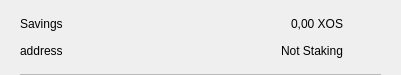
<?xml version="1.0" encoding="UTF-8"?>
<ui version="4.0">
 <class>CSRow</class>
 <widget class="QWidget" name="CSRow">
  <property name="geometry">
   <rect>
    <x>0</x>
    <y>0</y>
    <width>401</width>
    <height>75</height>
   </rect>
  </property>
  <property name="windowTitle">
   <string>Form</string>
  </property>
  <layout class="QVBoxLayout" name="verticalLayout">
   <property name="spacing">
    <number>0</number>
   </property>
   <property name="leftMargin">
    <number>20</number>
   </property>
   <property name="topMargin">
    <number>10</number>
   </property>
   <property name="rightMargin">
    <number>20</number>
   </property>
   <property name="bottomMargin">
    <number>0</number>
   </property>
   <item>
    <widget class="QWidget" name="info" native="true">
     <property name="minimumSize">
      <size>
       <width>0</width>
       <height>0</height>
      </size>
     </property>
     <layout class="QHBoxLayout" name="horizontalLayout_3">
      <property name="leftMargin">
       <number>0</number>
      </property>
      <property name="topMargin">
       <number>0</number>
      </property>
      <property name="rightMargin">
       <number>0</number>
      </property>
      <property name="bottomMargin">
       <number>10</number>
      </property>
      <item>
       <widget class="QWidget" name="container" native="true">
        <property name="minimumSize">
         <size>
          <width>0</width>
          <height>0</height>
         </size>
        </property>
        <layout class="QVBoxLayout" name="verticalLayout_2">
         <property name="spacing">
          <number>0</number>
         </property>
         <property name="leftMargin">
          <number>0</number>
         </property>
         <property name="topMargin">
          <number>0</number>
         </property>
         <property name="rightMargin">
          <number>0</number>
         </property>
         <property name="bottomMargin">
          <number>0</number>
         </property>
         <item>
          <layout class="QHBoxLayout" name="horizontalLayout">
           <item>
            <widget class="QLabel" name="labelName">
             <property name="text">
              <string>Savings</string>
             </property>
            </widget>
           </item>
           <item>
            <spacer name="horizontalSpacer">
             <property name="orientation">
              <enum>Qt::Horizontal</enum>
             </property>
             <property name="sizeHint" stdset="0">
              <size>
               <width>40</width>
               <height>20</height>
              </size>
             </property>
            </spacer>
           </item>
           <item>
            <widget class="QLabel" name="labelAmount">
             <property name="text">
              <string>0,00 XOS</string>
             </property>
            </widget>
           </item>
          </layout>
         </item>
         <item>
          <layout class="QHBoxLayout" name="horizontalLayout_2">
           <item>
            <widget class="QLabel" name="labelAddress">
             <property name="text">
              <string>address</string>
             </property>
            </widget>
           </item>
           <item>
            <spacer name="horizontalSpacer_2">
             <property name="orientation">
              <enum>Qt::Horizontal</enum>
             </property>
             <property name="sizeHint" stdset="0">
              <size>
               <width>40</width>
               <height>20</height>
              </size>
             </property>
            </spacer>
           </item>
           <item>
            <widget class="QLabel" name="labelStaking">
             <property name="text">
              <string>Not Staking</string>
             </property>
            </widget>
           </item>
          </layout>
         </item>
        </layout>
       </widget>
      </item>
      <item alignment="Qt::AlignHCenter|Qt::AlignVCenter">
       <widget class="QPushButton" name="pushButtonMenu">
        <property name="minimumSize">
         <size>
          <width>24</width>
          <height>24</height>
         </size>
        </property>
        <property name="maximumSize">
         <size>
          <width>32</width>
          <height>32</height>
         </size>
        </property>
        <property name="focusPolicy">
         <enum>Qt::NoFocus</enum>
        </property>
        <property name="styleSheet">
         <string notr="true">border:none; background-color:transparent;</string>
        </property>
        <property name="text">
         <string/>
        </property>
        <property name="icon">
         <iconset>
          <normaloff>://ic-menu-hover</normaloff>://ic-menu-hover</iconset>
        </property>
        <property name="iconSize">
         <size>
          <width>24</width>
          <height>24</height>
         </size>
        </property>
       </widget>
      </item>
     </layout>
    </widget>
   </item>
   <item>
    <widget class="QLabel" name="lblDivisory">
     <property name="minimumSize">
      <size>
       <width>0</width>
       <height>1</height>
      </size>
     </property>
     <property name="maximumSize">
      <size>
       <width>16777215</width>
       <height>1</height>
      </size>
     </property>
     <property name="styleSheet">
      <string notr="true">background-color:#bababa;</string>
     </property>
     <property name="text">
      <string/>
     </property>
     <property name="alignment">
      <set>Qt::AlignBottom|Qt::AlignLeading|Qt::AlignLeft</set>
     </property>
    </widget>
   </item>
  </layout>
 </widget>
 <resources/>
 <connections/>
</ui>
